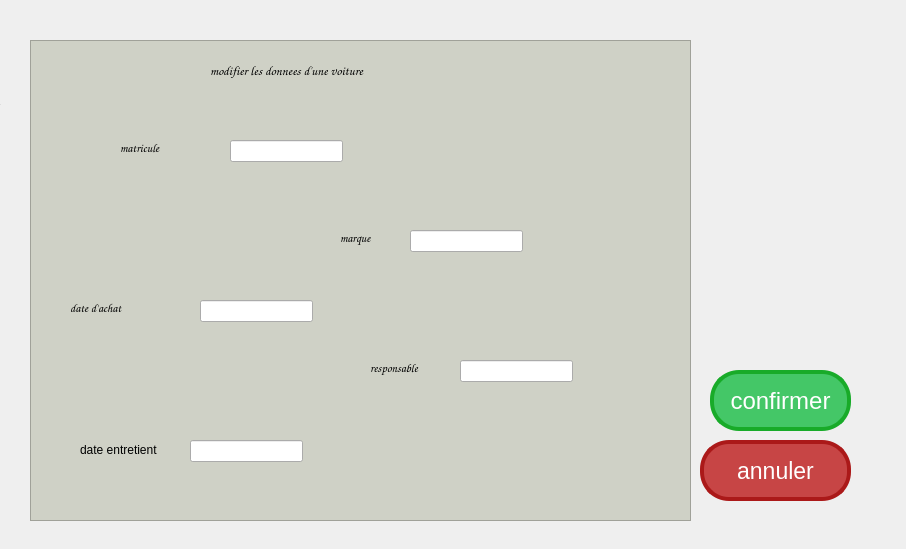
<?xml version="1.0" encoding="UTF-8"?>
<ui version="4.0">
 <class>modifier_v</class>
 <widget class="QDialog" name="modifier_v">
  <property name="geometry">
   <rect>
    <x>0</x>
    <y>0</y>
    <width>906</width>
    <height>549</height>
   </rect>
  </property>
  <property name="windowTitle">
   <string>Dialog</string>
  </property>
  <widget class="QLabel" name="label_6">
   <property name="geometry">
    <rect>
     <x>-10</x>
     <y>100</y>
     <width>55</width>
     <height>16</height>
    </rect>
   </property>
   <property name="font">
    <font>
     <family>Comic Sans MS</family>
    </font>
   </property>
   <property name="text">
    <string>id</string>
   </property>
  </widget>
  <widget class="QLineEdit" name="lineEdit_6">
   <property name="geometry">
    <rect>
     <x>230</x>
     <y>140</y>
     <width>113</width>
     <height>22</height>
    </rect>
   </property>
   <property name="font">
    <font>
     <family>Comic Sans MS</family>
    </font>
   </property>
  </widget>
  <widget class="QLabel" name="label_5">
   <property name="geometry">
    <rect>
     <x>340</x>
     <y>230</y>
     <width>55</width>
     <height>16</height>
    </rect>
   </property>
   <property name="font">
    <font>
     <family>Comic Sans MS</family>
    </font>
   </property>
   <property name="text">
    <string>marque</string>
   </property>
  </widget>
  <widget class="QLineEdit" name="lineEdit_4">
   <property name="geometry">
    <rect>
     <x>190</x>
     <y>440</y>
     <width>113</width>
     <height>22</height>
    </rect>
   </property>
   <property name="font">
    <font>
     <family>Comic Sans MS</family>
    </font>
   </property>
  </widget>
  <widget class="QLineEdit" name="lineEdit_3">
   <property name="geometry">
    <rect>
     <x>460</x>
     <y>360</y>
     <width>113</width>
     <height>22</height>
    </rect>
   </property>
   <property name="font">
    <font>
     <family>Comic Sans MS</family>
    </font>
   </property>
  </widget>
  <widget class="QLabel" name="label_3">
   <property name="geometry">
    <rect>
     <x>210</x>
     <y>60</y>
     <width>301</width>
     <height>20</height>
    </rect>
   </property>
   <property name="font">
    <font>
     <family>Comic Sans MS</family>
     <pointsize>10</pointsize>
    </font>
   </property>
   <property name="text">
    <string>modifier les donnees d'une voiture</string>
   </property>
  </widget>
  <widget class="QLabel" name="label_7">
   <property name="geometry">
    <rect>
     <x>370</x>
     <y>360</y>
     <width>81</width>
     <height>16</height>
    </rect>
   </property>
   <property name="font">
    <font>
     <family>Comic Sans MS</family>
    </font>
   </property>
   <property name="text">
    <string>responsable</string>
   </property>
  </widget>
  <widget class="QLineEdit" name="lineEdit">
   <property name="geometry">
    <rect>
     <x>410</x>
     <y>230</y>
     <width>113</width>
     <height>22</height>
    </rect>
   </property>
   <property name="font">
    <font>
     <family>Comic Sans MS</family>
    </font>
   </property>
  </widget>
  <widget class="QLineEdit" name="lineEdit_2">
   <property name="geometry">
    <rect>
     <x>200</x>
     <y>300</y>
     <width>113</width>
     <height>22</height>
    </rect>
   </property>
   <property name="font">
    <font>
     <family>Comic Sans MS</family>
    </font>
   </property>
  </widget>
  <widget class="QTextBrowser" name="textBrowser">
   <property name="geometry">
    <rect>
     <x>30</x>
     <y>40</y>
     <width>661</width>
     <height>481</height>
    </rect>
   </property>
   <property name="font">
    <font>
     <family>Comic Sans MS</family>
    </font>
   </property>
   <property name="styleSheet">
    <string notr="true">background-color:#cfd1c6;</string>
   </property>
  </widget>
  <widget class="QLabel" name="label_4">
   <property name="geometry">
    <rect>
     <x>120</x>
     <y>140</y>
     <width>81</width>
     <height>16</height>
    </rect>
   </property>
   <property name="font">
    <font>
     <family>Comic Sans MS</family>
    </font>
   </property>
   <property name="text">
    <string>matricule</string>
   </property>
  </widget>
  <widget class="QPushButton" name="pushButton_10">
   <property name="geometry">
    <rect>
     <x>700</x>
     <y>440</y>
     <width>151</width>
     <height>61</height>
    </rect>
   </property>
   <property name="font">
    <font>
     <family>Arial</family>
     <pointsize>-1</pointsize>
     <underline>false</underline>
     <strikeout>false</strikeout>
    </font>
   </property>
   <property name="styleSheet">
    <string notr="true">background-color:#c74545;
	border-radius:29px;
	border:4px solid #ab1919;
	display:inline-block;
	cursor:pointer;
	color:#ffffff;
	font-family:Arial;
	font-size:23px;
	padding:12px 31px;
	text-decoration:none;
	text-shadow:-6px -6px 5px #2f6627;</string>
   </property>
   <property name="text">
    <string>annuler</string>
   </property>
  </widget>
  <widget class="QLabel" name="label_8">
   <property name="geometry">
    <rect>
     <x>70</x>
     <y>300</y>
     <width>91</width>
     <height>16</height>
    </rect>
   </property>
   <property name="font">
    <font>
     <family>Comic Sans MS</family>
    </font>
   </property>
   <property name="text">
    <string>date d'achat</string>
   </property>
  </widget>
  <widget class="QPushButton" name="pushButton_9">
   <property name="geometry">
    <rect>
     <x>710</x>
     <y>370</y>
     <width>141</width>
     <height>61</height>
    </rect>
   </property>
   <property name="font">
    <font>
     <family>Arial</family>
     <pointsize>-1</pointsize>
     <underline>false</underline>
     <strikeout>false</strikeout>
    </font>
   </property>
   <property name="styleSheet">
    <string notr="true">background-color:#44c767;
	border-radius:29px;
	border:4px solid #18ab29;
	display:inline-block;
	cursor:pointer;
	color:#ffffff;
	font-family:Arial;
	font-size:24px;
	padding:4px 15px;
	text-decoration:none;
	text-shadow:-6px -6px 5px #2f6627;</string>
   </property>
   <property name="text">
    <string>confirmer</string>
   </property>
  </widget>
  <widget class="QLabel" name="label">
   <property name="geometry">
    <rect>
     <x>80</x>
     <y>440</y>
     <width>101</width>
     <height>20</height>
    </rect>
   </property>
   <property name="text">
    <string>date entretient</string>
   </property>
  </widget>
  <widget class="QLabel" name="label_2">
   <property name="geometry">
    <rect>
     <x>0</x>
     <y>0</y>
     <width>991</width>
     <height>561</height>
    </rect>
   </property>
   <property name="text">
    <string/>
   </property>
   <property name="pixmap">
    <pixmap>../voyage-maroc11.jpg</pixmap>
   </property>
  </widget>
  <zorder>label_2</zorder>
  <zorder>textBrowser</zorder>
  <zorder>label_6</zorder>
  <zorder>lineEdit_6</zorder>
  <zorder>label_5</zorder>
  <zorder>lineEdit_4</zorder>
  <zorder>lineEdit_3</zorder>
  <zorder>label_3</zorder>
  <zorder>label_7</zorder>
  <zorder>lineEdit</zorder>
  <zorder>lineEdit_2</zorder>
  <zorder>label_4</zorder>
  <zorder>pushButton_10</zorder>
  <zorder>label_8</zorder>
  <zorder>pushButton_9</zorder>
  <zorder>label</zorder>
 </widget>
 <resources/>
 <connections/>
</ui>
